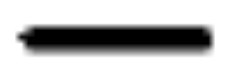
#> input picture img_templates/dash.png, 238 x 79 px, found by its file name
$ jupyter execute --allow-errors line_features_dots.ipynb
#> lines starting #> are read from the running program, lines starting #| are printed output that depends on the picture; after the words box and inside, x2 and y2 are one past the last pixel; in counts of white or black regions, pixels touching at a corner belong together
#> further down, template_img is the input picture: shape (79, 238, 3); min 0, max 255, mean 193.9
### ocr/line_detector.py
import os
import uuid

import cv2
import numpy as np

def is_grayscale(img):
    return len(img.shape) == 2

# [28 lines left out: function find_template_location, not called in this run]

def is_horizontal(l):
    return abs(l[1] - l[3]) < 10

def is_vertical(l):
    return abs(l[0] - l[2]) < 10

# [60 lines left out: functions tile_image, detect_vertical_lines, detect_horizontal_lines, not called in this run]

def detect_lines(tile, process=True):
    return detect_horizontal_lines(tile, process) + detect_vertical_lines(tile, process)

# [51 lines left out: functions detect_lines_global, merge_lines, not called in this run]

def find_contours(image_cropped, ksize=(10, 10)):
#> called with ksize = (2, 2)
    gray = cv2.cvtColor(image_cropped, cv2.COLOR_BGR2GRAY)
    inverted_image = cv2.bitwise_not(gray)
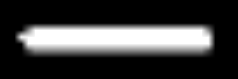
#> inverted_image: shape (79, 238); min 0, max 255, mean 61.1
    _, thresh = cv2.threshold(inverted_image, 100, 255, 0)
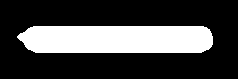
#> thresh: shape (79, 238); 26.7% white; 1 white region, box (x1, y1, x2, y2) and area: (17, 26, 213, 53) 5017

    kernel = cv2.getStructuringElement(cv2.MORPH_RECT, ksize)
    dilated = cv2.dilate(thresh, kernel, iterations=1)
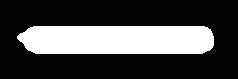
#> dilated: shape (79, 238); 27.9% white; 1 white region
    contours, _ = cv2.findContours(dilated, cv2.RETR_TREE, cv2.CHAIN_APPROX_SIMPLE)
#> contours = 1 contour; box (x1, y1, x2, y2) and area: (17, 26, 214, 54) 5035
    return contours

# [146 lines left out: functions contour_orientation, match_contours, crop_template_location, find_matched, bbox_position, select_one and 2 more, not called in this run]

def point_inside_bbox(x, y, bbox):
    bx1, by1, bx2, by2 = bbox
    return bx1 <= x <= bx2 and by1 <= y <= by2

# [28 lines left out: functions distance_point_to_bbox, detect_line_ending_in_bbox, not called in this run]

### analysis/line_features_dots.ipynb
[cell 1]
from ocr.line_detector import tile_image
import numpy as np
from PIL import Image
import cv2

img = cv2.imread("/home/sadid/PycharmProjects/sgs-drawing-analysis/data/miliennium_garage/original4.png")
img = cv2.rotate(img, cv2.ROTATE_90_CLOCKWISE)
#> (the rest of this cell did not finish here and is left out)

[cell 2]
from ocr.line_detector import detect_lines_global
from ocr.post_tension_tendons import remove_noise

#> (the rest of this cell did not finish here and is left out)

#> (a cell that did not finish here is left out)

[cell 4]
from ocr.line_detector import find_contours

template_vals = {
    "dash.png": ([0, 200], 'right')
}

template = list(template_vals.keys())[0]
ksize = (2, 2)

template_img = cv2.imread(f"/home/sadid/PycharmProjects/sgs-drawing-analysis/img_templates/{template}", cv2.IMREAD_COLOR)
Image.fromarray(template_img)

[cell 5]
cnt_s = find_contours(template_img, ksize)
#> cnt_s has the same summary as contours in find_contours
height, width = template_img.shape[:2]
#> height = 79; width = 238
mask = np.zeros((height, width), dtype=np.uint8)

for i, cnt in enumerate(cnt_s):
    cv2.drawContours(mask, [cnt], -1, 255, -1)
#> this loop made 1 pass

kernel = cv2.getStructuringElement(cv2.MORPH_ELLIPSE, (5, 5))
#> kernel = [[0, 0, 1, 0, 0], [1, 1, 1, 1, 1], [1, 1, 1, 1, 1], [1, 1, 1, 1, 1], [0, 0, 1, 0, 0]]
mask = cv2.morphologyEx(mask, cv2.MORPH_CLOSE, kernel)

Image.fromarray(mask)

[cell 6]
template_val = template_vals[template]
#> (the rest of this cell did not finish here and is left out)

#> (a cell that did not finish here is left out)

#> (a cell that did not finish here is left out)

[cell 9]
from ocr.line_detector import find_template_location

start=0.1
stop=3.0
num=20

crop_length = 40
#> (the rest of this cell did not finish here and is left out)

$ run again, with img_templates/2-lines-indicator.png copied over img_templates/dash.png
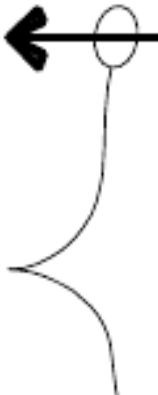
#> input picture img_templates/2-lines-indicator.png, 158 x 395 px, found by its file name
#> template_img is the input picture: shape (395, 158, 3); min 0, max 255, mean 240
#> thresh: shape (395, 158); 6.4% white; 14 white regions, largest, box (x1, y1, x2, y2) and area: (4, 5, 158, 79) 2886, (27, 194, 99, 267) 266, (33, 272, 109, 339) 256
#> dilated: shape (395, 158); 7.9% white; 7 white regions
#> contours = 8 contours; box (x1, y1, x2, y2) and area: (4, 5, 158, 80) 3834, (8, 183, 113, 355) 774, (96, 42, 136, 67) 697, (103, 107, 108, 149) 108, (101, 160, 105, 182) 56, (106, 81, 110, 101) 46, (114, 378, 118, 395) 41, (111, 356, 116, 374) 38
#> cnt_s has the same summary as contours in find_contours
#> the loop `for i, cnt in enumerate(cnt_s):` made 8 passes
#> after the loop `for i, cnt in enumerate(cnt_s):`:
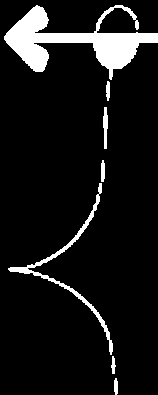
#> mask: shape (395, 158); 8.9% white; 7 white regions, largest, box (x1, y1, x2, y2) and area: (4, 5, 158, 80) 4126, (8, 183, 113, 355) 1027, (103, 107, 108, 149) 152
#> kernel = [[0, 0, 1, 0, 0], [1, 1, 1, 1, 1], [1, 1, 1, 1, 1], [1, 1, 1, 1, 1], [0, 0, 1, 0, 0]]
#> `mask = cv2.morphologyEx(mask, cv2.MORPH_CLOSE, kernel)`:
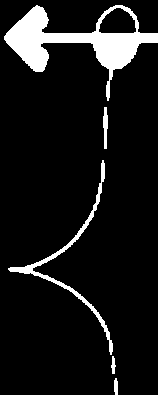
#> mask: shape (395, 158); 9.1% white; 5 white regions, box (x1, y1, x2, y2) and area: (4, 5, 158, 101) 4262, (8, 160, 113, 355) 1151, (103, 107, 108, 149) 152, (114, 378, 118, 395) 60, (111, 356, 116, 374) 57

$ run again, with img_templates/4.png copied over img_templates/dash.png
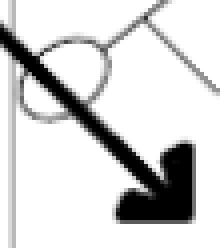
#> input picture img_templates/4.png, 56 x 62 px, found by its file name (shown 4 times larger)
#> template_img is the input picture: shape (62, 56, 3); min 0, max 255, mean 213.1
#> in find_contours, `_, thresh = cv2.threshold(inverted_image, 100, 255, 0)`:
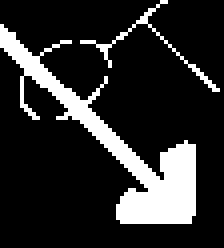
#> thresh: shape (62, 56) (shown 4 times larger); 16.9% white; 2 white regions, box (x1, y1, x2, y2) and area: (0, 6, 49, 56) 529, (20, 0, 55, 23) 57
#> dilated: shape (62, 56); 23.8% white; 2 white regions
#> contours = 3 contours, 1 with area under 20; largest, box (x1, y1, x2, y2) and area: (0, 6, 50, 57) 590, (20, 0, 56, 24) 88
#> cnt_s has the same summary as contours in find_contours
#> the loop `for i, cnt in enumerate(cnt_s):` made 3 passes
#> cnt on pass 2: [[34, 47], [35, 46], [36, 47], [35, 48]]
#> kernel = [[0, 0, 1, 0, 0], [1, 1, 1, 1, 1], [1, 1, 1, 1, 1], [1, 1, 1, 1, 1], [0, 0, 1, 0, 0]]
#> `mask = cv2.morphologyEx(mask, cv2.MORPH_CLOSE, kernel)`:
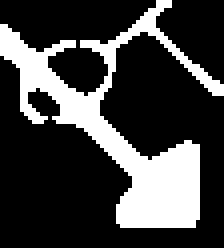
#> mask: shape (62, 56) (shown 4 times larger); 25.1% white; 1 white region, box (x1, y1, x2, y2) and area: (0, 0, 56, 57) 873
